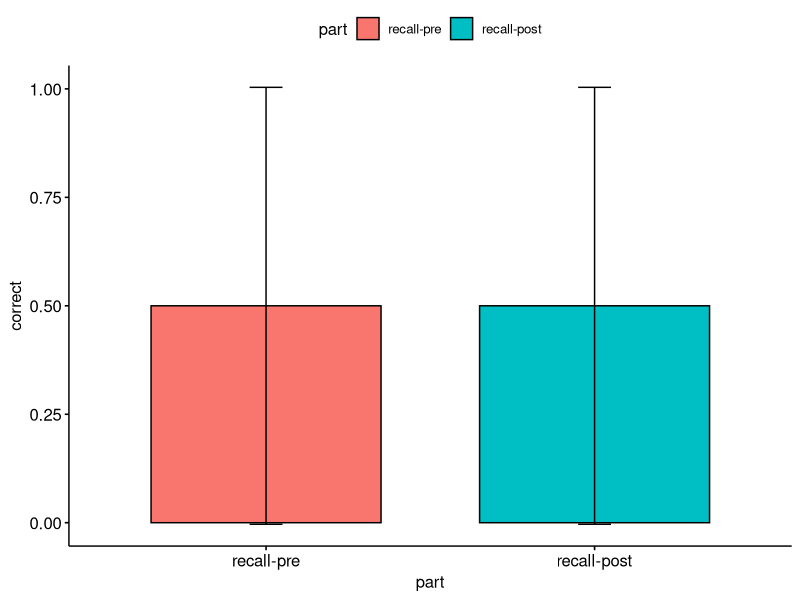
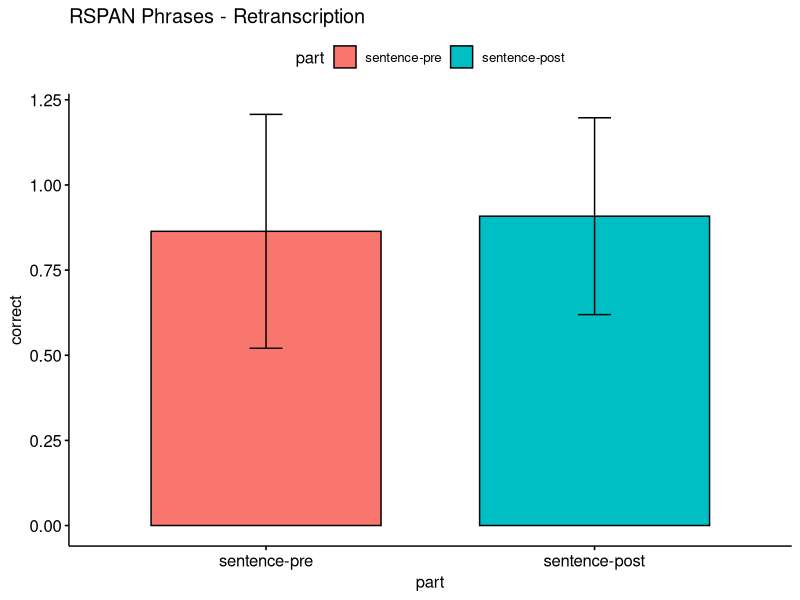
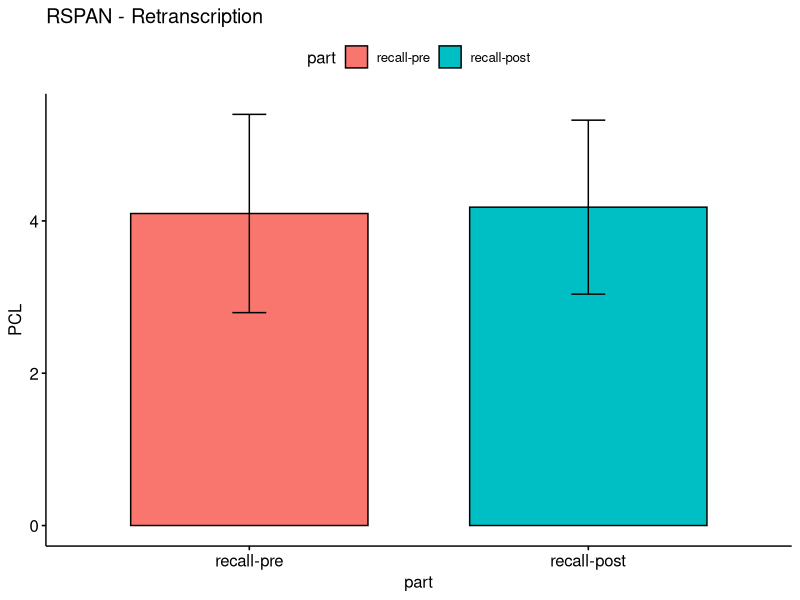
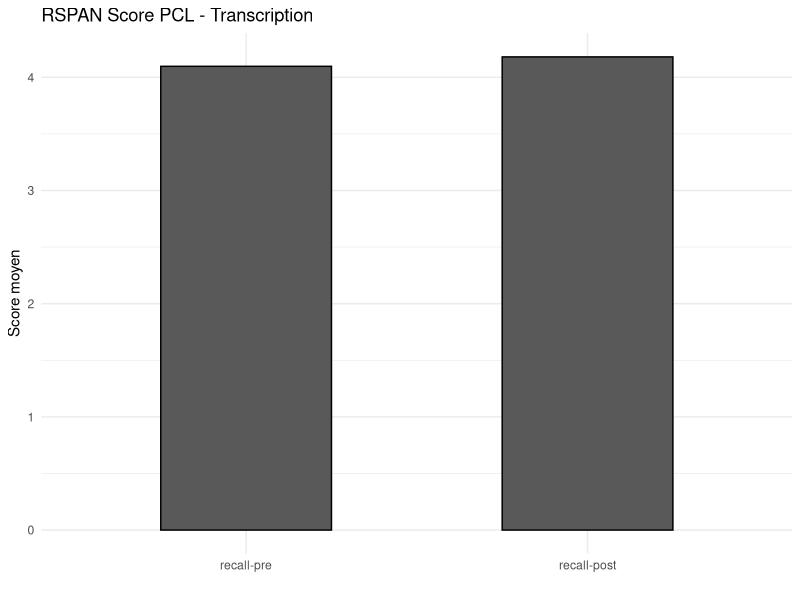
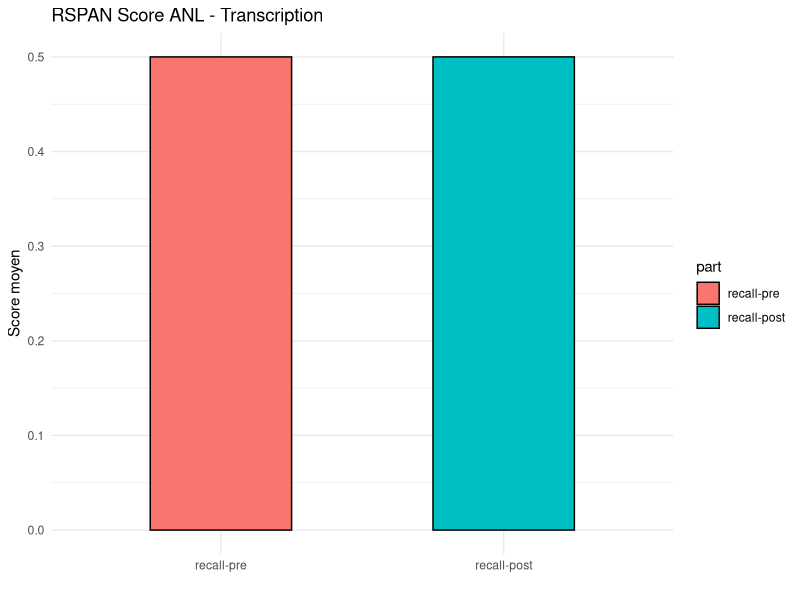
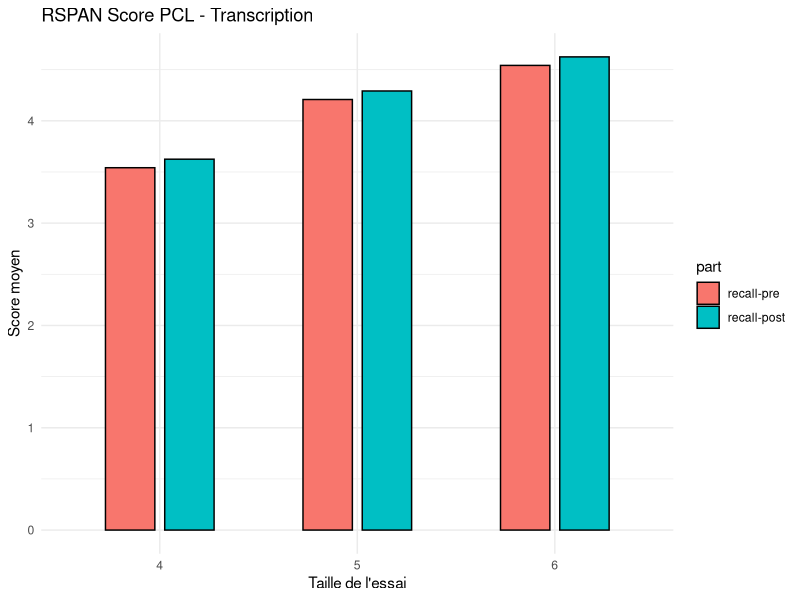

These figures' R source, in order:
library(tidyverse)
library(ggpubr)

rspan <- read.csv2("./data/retran_rspan.csv", sep = ",")
rspan_scored <- read.csv2("./data/retran_rspan_scored.csv", sep = ",")
rspan <- rspan %>%
  select(subject_id, part, time_elapsed, rt, set_number, size, correct, letters_recalled, correct_letters) %>%
  filter(part != "") %>%
  filter(part != "instruction") %>%
  filter(part != "Pause") %>%
  filter(part != "Beep Beep Beep") %>%
  filter(part != "Audio") %>%
  filter(part != "Retranscription") %>%
  filter(part != "letter-pre") %>%
  filter(part != "letter-post")

rspan_wm <- rspan %>%
  filter(part != "sentence-pre")%>%
  filter(part != "sentence-post")

ggbarplot(rspan_wm, x = "part", y = "correct", add = "mean_sd", fill = "part")

rspan_sent <- rspan %>%
  filter(part != "recall-pre")%>%
  filter(part != "recall-post")

ggbarplot(rspan_sent, x = "part", y = "correct", add = "mean_sd", fill = "part", main = "RSPAN Phrases - Retranscription")

sentences <- rspan_sent %>%
  group_by(part) %>%
  summarise(
    sentence_score = mean(correct)
  ) %>%
  arrange(desc(part))

sentences$part <- factor(sentences$part, levels = c("sentence-pre", "sentence-post"))




rspan_scored$PCU <- as.numeric(rspan_scored$PCU)

ggbarplot(rspan_scored, x = "part", y = "PCL", add = "mean_sd", fill = "part", main = "RSPAN - Retranscription")

rspan_wm <- rspan_scored %>%
  group_by(part) %>%
  summarise(
    ANL = mean(ANL),
    PCL = mean(PCL)
  ) %>%
  arrange(desc(part))

rspan_wm$part <- factor(rspan_wm$part, levels = c("recall-pre", "recall-post"))

p2 <- ggplot(rspan_wm, aes(part, PCL)) +
  geom_col(color="black", position = position_dodge(1), width=0.5) +
  theme_minimal() +
  xlab("Type de réponse") +
  ylab("Nombre moyen") +
  xlab("") +
  ylab("Score moyen") +
  ggtitle("RSPAN Score PCL - Transcription")
p2

p3 <- ggplot(rspan_wm, aes(part, ANL, fill=part)) +
  geom_col(color="black", position = position_dodge(1), width=0.5) +
  theme_minimal() +
  xlab("Type de réponse") +
  ylab("Nombre moyen") +
  xlab("") +
  ylab("Score moyen") +
  ggtitle("RSPAN Score ANL - Transcription") 
p3


rspan_wm_parti <- rspan_scored %>%
  group_by(subjectid, part) %>%
  summarise(
    ANL = mean(ANL),
    PCL = mean(PCL)
  ) %>%
  arrange(subjectid, desc(part))

rspan_wm_size <- rspan_scored %>%
  group_by(part, size) %>%
  summarise(
    ANL = mean(ANL),
    PCL = mean(PCL)
  ) %>%
  arrange(size, desc(part))

rspan_wm_size$part <- factor(rspan_wm_size$part, levels = c("recall-pre", "recall-post"))
rspan_wm_size$size <- as.character(rspan_wm_size$size)

p4 <- ggplot(rspan_wm_size, aes(size, PCL, fill=part)) +
  geom_col(color="black", position = position_dodge(0.6), width=0.5) +
  theme_minimal() +
  xlab("Type de réponse") +
  ylab("Nombre moyen") +
  xlab("Taille de l'essai") +
  ylab("Score moyen") +
  ggtitle("RSPAN Score PCL - Transcription")
p4












